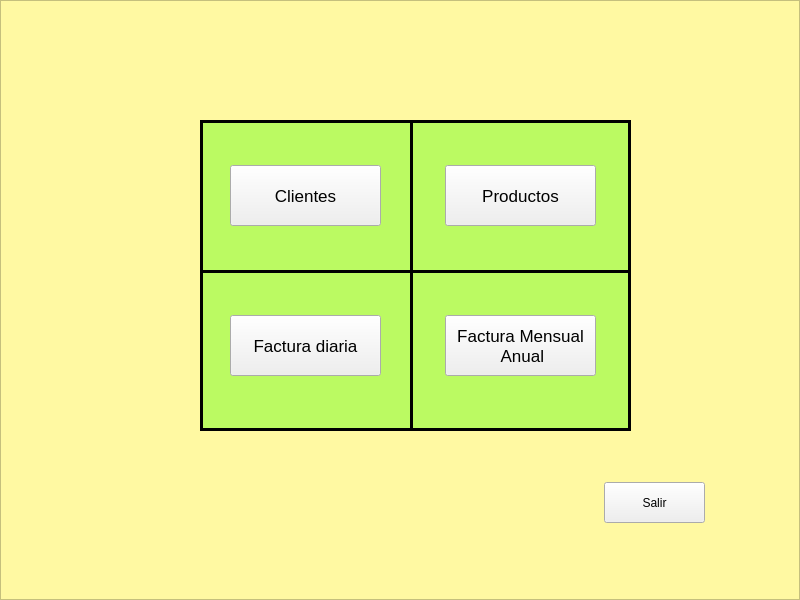
<?xml version="1.0" encoding="UTF-8"?>
<ui version="4.0">
 <class>Form</class>
 <widget class="QWidget" name="Form">
  <property name="geometry">
   <rect>
    <x>0</x>
    <y>0</y>
    <width>800</width>
    <height>600</height>
   </rect>
  </property>
  <property name="minimumSize">
   <size>
    <width>800</width>
    <height>600</height>
   </size>
  </property>
  <property name="windowTitle">
   <string>Carnicas sidi</string>
  </property>
  <property name="styleSheet">
   <string notr="true"/>
  </property>
  <widget class="QFrame" name="frame">
   <property name="geometry">
    <rect>
     <x>0</x>
     <y>0</y>
     <width>800</width>
     <height>600</height>
    </rect>
   </property>
   <property name="sizePolicy">
    <sizepolicy hsizetype="Minimum" vsizetype="Minimum">
     <horstretch>0</horstretch>
     <verstretch>0</verstretch>
    </sizepolicy>
   </property>
   <property name="minimumSize">
    <size>
     <width>800</width>
     <height>600</height>
    </size>
   </property>
   <property name="maximumSize">
    <size>
     <width>800</width>
     <height>600</height>
    </size>
   </property>
   <property name="baseSize">
    <size>
     <width>800</width>
     <height>600</height>
    </size>
   </property>
   <property name="autoFillBackground">
    <bool>false</bool>
   </property>
   <property name="styleSheet">
    <string notr="true">QFrame{background-color:#fff9a2;}</string>
   </property>
   <property name="frameShape">
    <enum>QFrame::StyledPanel</enum>
   </property>
   <property name="frameShadow">
    <enum>QFrame::Raised</enum>
   </property>
   <widget class="QFrame" name="frame_2">
    <property name="geometry">
     <rect>
      <x>200</x>
      <y>120</y>
      <width>221</width>
      <height>161</height>
     </rect>
    </property>
    <property name="styleSheet">
     <string notr="true">QFrame{background-color:#bbfa62;
border: 3px solid black;
}</string>
    </property>
    <property name="frameShape">
     <enum>QFrame::StyledPanel</enum>
    </property>
    <property name="frameShadow">
     <enum>QFrame::Raised</enum>
    </property>
    <widget class="QPushButton" name="buttonClientes">
     <property name="geometry">
      <rect>
       <x>30</x>
       <y>45</y>
       <width>151</width>
       <height>61</height>
      </rect>
     </property>
     <property name="font">
      <font>
       <pointsize>13</pointsize>
      </font>
     </property>
     <property name="text">
      <string>Clientes</string>
     </property>
    </widget>
   </widget>
   <widget class="QFrame" name="frame_3">
    <property name="geometry">
     <rect>
      <x>410</x>
      <y>120</y>
      <width>221</width>
      <height>161</height>
     </rect>
    </property>
    <property name="styleSheet">
     <string notr="true">QFrame{background-color:#bbfa62;
border: 3px solid black;
}</string>
    </property>
    <property name="frameShape">
     <enum>QFrame::StyledPanel</enum>
    </property>
    <property name="frameShadow">
     <enum>QFrame::Raised</enum>
    </property>
    <widget class="QPushButton" name="buttonProductos">
     <property name="geometry">
      <rect>
       <x>35</x>
       <y>45</y>
       <width>151</width>
       <height>61</height>
      </rect>
     </property>
     <property name="font">
      <font>
       <pointsize>13</pointsize>
      </font>
     </property>
     <property name="text">
      <string>Productos</string>
     </property>
    </widget>
   </widget>
   <widget class="QFrame" name="frame_4">
    <property name="geometry">
     <rect>
      <x>200</x>
      <y>270</y>
      <width>221</width>
      <height>161</height>
     </rect>
    </property>
    <property name="styleSheet">
     <string notr="true">QFrame{background-color:#bbfa62;
border: 3px solid black;
}</string>
    </property>
    <property name="frameShape">
     <enum>QFrame::StyledPanel</enum>
    </property>
    <property name="frameShadow">
     <enum>QFrame::Raised</enum>
    </property>
    <widget class="QPushButton" name="buttonDiaria">
     <property name="geometry">
      <rect>
       <x>30</x>
       <y>45</y>
       <width>151</width>
       <height>61</height>
      </rect>
     </property>
     <property name="font">
      <font>
       <pointsize>13</pointsize>
      </font>
     </property>
     <property name="text">
      <string>Factura diaria</string>
     </property>
    </widget>
   </widget>
   <widget class="QFrame" name="frame_5">
    <property name="geometry">
     <rect>
      <x>410</x>
      <y>270</y>
      <width>221</width>
      <height>161</height>
     </rect>
    </property>
    <property name="styleSheet">
     <string notr="true">QFrame{background-color:#bbfa62;
border: 3px solid black;
}</string>
    </property>
    <property name="frameShape">
     <enum>QFrame::StyledPanel</enum>
    </property>
    <property name="frameShadow">
     <enum>QFrame::Raised</enum>
    </property>
    <widget class="QPushButton" name="buttonMensual">
     <property name="geometry">
      <rect>
       <x>35</x>
       <y>45</y>
       <width>151</width>
       <height>61</height>
      </rect>
     </property>
     <property name="font">
      <font>
       <pointsize>13</pointsize>
      </font>
     </property>
     <property name="text">
      <string>Factura Mensual 
 Anual</string>
     </property>
    </widget>
   </widget>
   <widget class="QPushButton" name="buttonSalir">
    <property name="geometry">
     <rect>
      <x>604</x>
      <y>482</y>
      <width>101</width>
      <height>41</height>
     </rect>
    </property>
    <property name="text">
     <string>Salir</string>
    </property>
   </widget>
  </widget>
 </widget>
 <resources/>
 <connections>
  <connection>
   <sender>buttonSalir</sender>
   <signal>clicked()</signal>
   <receiver>Form</receiver>
   <slot>close()</slot>
   <hints>
    <hint type="sourcelabel">
     <x>663</x>
     <y>501</y>
    </hint>
    <hint type="destinationlabel">
     <x>669</x>
     <y>602</y>
    </hint>
   </hints>
  </connection>
  <connection>
   <sender>buttonMensual</sender>
   <signal>clicked()</signal>
   <receiver>Form</receiver>
   <slot>lanzarMensual()</slot>
   <hints>
    <hint type="sourcelabel">
     <x>521</x>
     <y>356</y>
    </hint>
    <hint type="destinationlabel">
     <x>526</x>
     <y>604</y>
    </hint>
   </hints>
  </connection>
  <connection>
   <sender>buttonDiaria</sender>
   <signal>clicked()</signal>
   <receiver>Form</receiver>
   <slot>lanzarDiaria()</slot>
   <hints>
    <hint type="sourcelabel">
     <x>343</x>
     <y>346</y>
    </hint>
    <hint type="destinationlabel">
     <x>352</x>
     <y>605</y>
    </hint>
   </hints>
  </connection>
  <connection>
   <sender>buttonClientes</sender>
   <signal>clicked()</signal>
   <receiver>Form</receiver>
   <slot>lanzarClientes()</slot>
   <hints>
    <hint type="sourcelabel">
     <x>257</x>
     <y>193</y>
    </hint>
    <hint type="destinationlabel">
     <x>217</x>
     <y>605</y>
    </hint>
   </hints>
  </connection>
  <connection>
   <sender>buttonProductos</sender>
   <signal>clicked()</signal>
   <receiver>Form</receiver>
   <slot>lanzarProductos()</slot>
   <hints>
    <hint type="sourcelabel">
     <x>472</x>
     <y>215</y>
    </hint>
    <hint type="destinationlabel">
     <x>472</x>
     <y>602</y>
    </hint>
   </hints>
  </connection>
 </connections>
 <slots>
  <slot>lanzarClientes()</slot>
  <slot>lanzarProductos()</slot>
  <slot>lanzarDiaria()</slot>
  <slot>lanzarMensual()</slot>
 </slots>
</ui>
